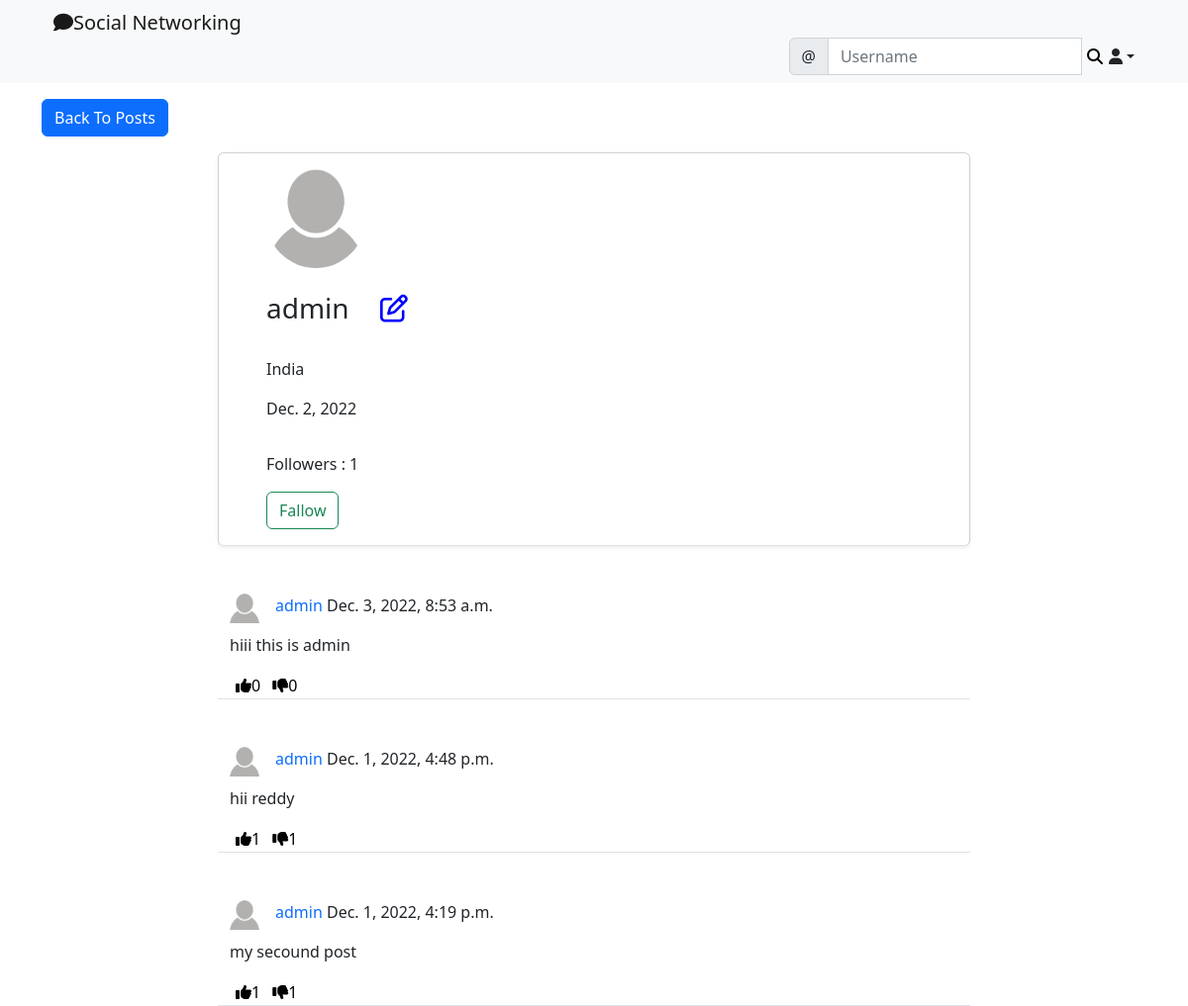
Screenshot of /social/profile/1 with the database file from the repository.
### social_appe/models.py (models this page shows)
class UserProfile(models.Model):
    user=models.OneToOneField(User,primary_key=True,verbose_name='user',related_name='profile',on_delete=models.CASCADE)
    name=models.CharField(max_length=30,blank=True,null=True)
    bio=models.TextField(max_length=500,blank=True,null=True)
    birth_date=models.DateField(null=True,blank=True)
    location=models.CharField(max_length=100,null=True,blank=True)
    picture=models.ImageField(upload_to='upload/profile_pictures',default='uploads/profile_pictures/default.png')
    followers=models.ManyToManyField(User,related_name='followers',blank=True)

class Post(models.Model):
    body=models.TextField()
    created_on=models.DateTimeField(default=timezone.now())
    author=models.ForeignKey(User,on_delete=models.CASCADE)
    likes=models.ManyToManyField(User,blank=True,related_name='likes')
    dislikes=models.ManyToManyField(User,blank=True,related_name='dislikes')

### social_appe/views.py (the view)
# urls.py: path('profile/<int:pk>',ProfileView.as_view(),name='profile'),
class ProfileView(View):
    def get(self,request,pk,*args,**kwargs):
        profile=UserProfile.objects.get(pk=pk)
        user=profile.user
        posts=Post.objects.filter(author=user).order_by('-created_on')
        followers=profile.followers.all()
        if len(followers) == 0:
            is_following = False
        for follower in followers:
            if follower == request.user:
                is_following = True
                break
            else:
                is_following = False
        number_of_followers=len(followers)
        content={
            'user':user,
            'profile':profile,
            'posts':posts,
            'number_of_followers':number_of_followers,
            'is_following':is_following
        }
        return render(request,'social_appe/profile.html',content)

### social_appe/templates/social_appe/profile.html (shortened to what this page needs)
{% extends 'landing/base.html' %}
{% load crispy_forms_tags %}
{% block content %}
    <div class="container">
    <div class="row mt-3">
        <div class="col-md-5 col-sm-6">
            <a href="{% url 'post_list' %}" class="btn btn-primary">Back To Posts</a>
        </div>
    </div>
    <div class="row justify-content-center mt-3">
        <div class="card shadow-sm  col-md-8 col-sm-12 border-bottom px-5 pt-3 ">
        <img src="{{ profile.picture.url }}" class="rounded-circle" width="100" height="100">
            {% if profile.name %}
                <h3 class="py-4">{{ profile.name }}
                    <span class="mx-4">
                        <a href="{% url 'profile_edit' profile.pk %}" style="color: blue"><i class="fa fa-edit"></i></a>
                    </span>
                </h3>
                {% else %}
                 <h3 class="py-4">{{ user.username }}
                    <span class="mx-4">
                        <a href="{% url 'profile_edit' profile.pk %}" style="color: blue"><i class="fa fa-edit"></i></a>
                    </span>
                </h3>
            {% endif %}
            {% if profile.location %}
                <p>{{ profile.location }}</p>
            {% endif %}
            {% if profile.birth_date %}
                <p>{{ profile.birth_date }}</p>
            {% endif %}
         <div class="my-3">
        <p>Followers : {{ number_of_followers }}</p>
        {% if user == request.user %}
            {% else %}
            {% if is_following %}
                <form method="post" action="{% url 'remove_followers' profile.pk %}">
                    {% csrf_token %}
                    <button class="btn btn-outline-danger" type="submit">Un Follow</button>
                </form>
                {% else %}
                <form method="post" action="{% url 'add_followers' profile.pk %}">
                    <button class="btn btn-outline-success" type="submit">Fallow</button>
                </form>
            {% endif %}
        {% endif %}
    </div>
        </div>
    </div>
    {% for post in posts %}
    <div class="row justify-content-center mt-5">
        <div class="col-md-8 col-sm-12 border-bottom position-relative">
            <div>
                <a href="{% url 'profile' post.author.profile.pk %}">
                    <img src="{{ post.author.profile.picture.url }}" class="round-circle post_img" height="30" width="30" />
                </a>
                <p class="post-test">
                    <a style="text-decoration: none" class="text-primary" href="{% url 'profile' post.author.profile.pk %}">
                        {{ post.author }}</a> {{ post.created_on }}
                </p>
            </div>
            <div class="position-relative">
                <p>{{ post.body }}</p>
            </div>
             <div class="d-flex flex-row">
                <form method="post" action="{% url 'like' post.pk %}" >
                    <button class="remove_default_btn" type="submit">
                        <i class="fa fa-thumbs-up mr-1"></i><span>{{ post.likes.all.count }}</span>
                    </button>
                </form>
                <form method="post" action="{% url 'dislike' post.pk %}" >
                    <button class="remove_default_btn" type="submit">
                        <i class="fa fa-thumbs-down mr-1"></i><span>{{ post.dislikes.all.count }}</span>
                    </button>
                </form>
            </div>
        </div>
    </div>
    {% endfor %}
    </div>
{% endblock content %}

### landing/templates/landing/base.html (shortened to what this page needs)
{% load static %}
<!doctype html>
<html lang="en">
  <head>
      <link href="https://cdn.jsdelivr.net/npm/bootstrap@5.2.3/dist/css/bootstrap.min.css" rel="stylesheet">
        <link rel="stylesheet" href="{% static 'css/styles.css' %}">
  </head>
  <body>
  {% include 'landing/nacbar.html' %}
    {% block content %}
    {% endblock content %}
  </body>
</html>

### landing/templates/landing/nacbar.html (shortened to what this page needs)
<nav class="navbar navbar-expand-lg bg-light">
<div class="container">
  <div class="container-fluid">
    <a class="navbar-brand"
       {% if user.is_authenticated %}
            href="{% url 'post_list' %}"
       {% else %}
            href="{% url 'index' %}"
       {% endif %}
    ><i class=" fa fa-comment"></i>Social Networking</a>
    <div class="collapse navbar-collapse" id="navbarSupportedContent">
     <form class="d-flex" method="get" action="{% url 'profile_search' %}" role="search">
         <div class="input-group">
              <span class="input-group-text" id="basic-addon1">@</span>
              <input type="text" class="form-control" placeholder="Username" aria-label="Username" aria-describedby="basic-addon1"
              name="query" value="{{ request.GET.query }}">
             <button  class="remove_default_btn" type="submit"><i class="fa fa-search"></i></button>
         </div>
      </form>
        {% if user.is_authenticated %}
        <div class="nav-item dropdown">
                 <a class="nav-link dropdown-toggle text-dark" data-bs-toggle="dropdown" role="button" aria-expanded="false"><i class="fas fa-user"></i></a>
        </div>
        {% endif %}
    </div>
  </div>
</div>
</nav>

### static/css/styles.css (style rules this page uses)
.remove_default_btn { border: none; box-shadow: none; background-color: transparent; }
.post_img { float: left; margin-right: 1rem; }

### rows the page displays
UserProfile: picture (placeholder picture), name "admin", location "India", birth_date "Dec. 2, 2022"
Post: author.profile.picture (placeholder picture), author "admin", created_on "Dec. 3, 2022, 8:53 a.m.", body "hiii this is admin", likes.all.count "0", dislikes.all.count "0"
Post: author.profile.picture (placeholder picture), author "admin", created_on "Dec. 1, 2022, 4:48 p.m.", body "hii reddy", likes.all.count "1", dislikes.all.count "1"
Post: author.profile.picture (placeholder picture), author "admin", created_on "Dec. 1, 2022, 4:19 p.m.", body "my secound post", likes.all.count "1", dislikes.all.count "1"

### other values shown
{{ number_of_followers }} "1"
